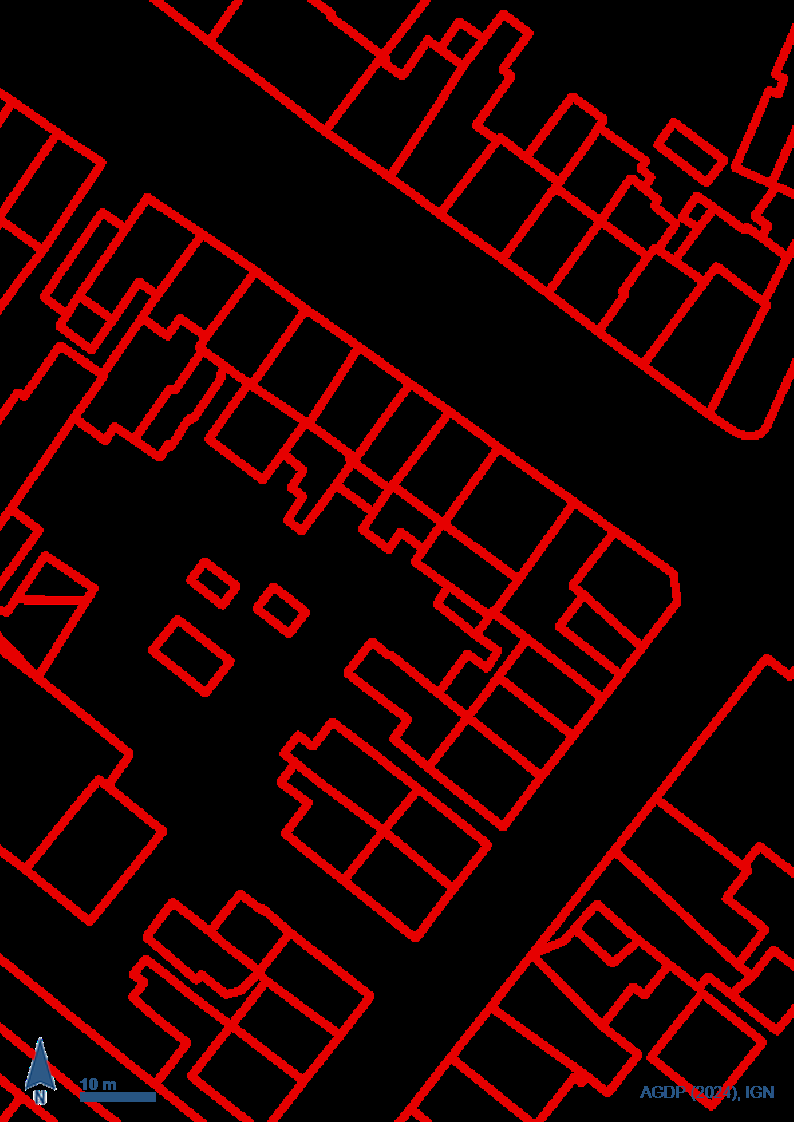
#> input picture assets/bina.png, 794 x 1122 px, found by its file name
$ python imaging.py
#> lines starting #> are read from the running program, lines starting #| are printed output that depends on the picture; after the words box and inside, x2 and y2 are one past the last pixel; in counts of white or black regions, pixels touching at a corner belong together
"""
pyKalfa / Parsel-Bina - katman renkleri: hangi piksel neye ait?

Is akisi UC gorsel alir; ucu de ayni kadastro kesitinin ayni cizim
motorundan gelen ciktilaridir ve her katman KENDI sabit rengiyle cizilir:

    bina cizgisi   -> parlak kirmizi   BGR (0, 0, ~230)
    parsel cizgisi -> koyu kirmizi     BGR (0, 0, ~115)
    parsel etiketi -> notr siyah/gri   (R ~ G ~ B)
    kuzey oku, olcek cubugu, kunye -> lacivert BGR (~131, ~85, ~39)

Bu modul "hangi renk hangi katman" bilgisini TEK yerde tutar; geometry,
scale, ocr_labels ve align hep buradan maske ister. Daha once bu ayrim
her modulde ayri esiklerle tekrarlaniyordu (bina icin grayscale esikleme +
sagolcum ayiklama, parsel icin baska bir "kirmizimsi" marji), ki bu hem
tekrar hem de tutarsizlik kaynagiydi: iki kirmizi ayni "kirmizimsi"
esigini gectigi icin `both.png` gibi IKI katmani birden iceren bir
goruntude birbirinden ayrilamiyorlardi.

## Neden HAM piksel, beyaz zemine duzlestirilmis goruntu degil

Kaynak PNG'lerde anti-alias RGB kanalina degil ALFA kanalina yazilir:
cizginin kenarindaki piksel de tam doymus renktedir (0,0,115), sadece
opakligi duser. Goruntu once beyaz zemine duzlestirilirse yari saydam bir
KOYU kirmizi piksel beyaza dogru acilir --

    alfa 0.3 -> R = 255*0.7 + 115*0.3 = 213, G = B = 255*0.7 = 178

-- yani parlak kirmizi esigini gecip "bina" sanilir. Bu yuzden katman
maskeleri her zaman HAM BGR uzerinden, alfa kanaliyla kapili olarak
uretilir. Duzlestirilmis goruntu yalnizca onizleme ve OCR icindir.
"""

from __future__ import annotations

from dataclasses import dataclass
from pathlib import Path

import cv2
import numpy as np

# Bu esigin altindaki alfa anti-alias/gurultu sayilir, katmana dahil edilmez.
ALPHA_MIN = 16

# R kanali B/G'nin en az bu kadar uzerindeyse piksel "kirmizi ailesinden"dir
# (bina ya da parsel). Lacivert sagolcumlerde bu fark negatiftir, notr
# metinde sifirdir; ikisi de bu esikle bastan disarida kalir.
RED_DOMINANCE_MIN = 40

# Kirmizi ailesi ikiye ayrilir: bina ~230, parsel ~115. Esik ortada secilir,
# iki tarafa da ~55 tonluk pay birakir -- ayni cizim motorunun ciktilarinda
# bu tonlar sabit oldugu icin fazlasiyla yeterli. (Iki cizgi kesistiginde
# aradaki anti-alias pikselleri esigin bir tarafina duser; bir piksellik bu
# belirsizlik iskeletlestirme ile zaten ortadan kalkar.)
BUILDING_RED_MIN = 170

# B kanali G/R'nin en az bu kadar uzerindeyse "lacivert sagolcum".
#
# Esik neden bu kadar dusuk: kaynak gorsellerin bir kismi (bkz.
# assets/oldversion) SEFFAF degil, acik gri bir zemine DUZLESTIRILMIS
# gelir -- yani anti-alias alfaya degil dogrudan RGB'ye yazilmistir.
# Notr bir zeminle harmanlanan bir piksel tonunu korur ama kanal farki
# alfayla dogru orantili kucululur: saf lacivertte (131, 85, 39) fark 46
# iken %30 kapaklikta ~14'e duser. 20'lik bir esik boyle bir goruntude
# olcek cubugunun govdesini kirpip yalnizca cekirdegini birakiyordu.
# 12 -> saf farkin ~1/4'u; yarisindan cok kapali her piksel iceride
# kalir, notr zemin (fark 0) ve kirmizi cizgiler (fark negatif) disarida.
BLUE_DOMINANCE_MIN = 12

# Notr (metin) piksel olcutu: kanallar birbirine bu kadar yakin ve piksel
# beyaz degil.
TEXT_NEUTRAL_TOLERANCE = 10
TEXT_MAX_BRIGHTNESS = 200


@dataclass
class LayerMasks:
    """Bir goruntunun katman maskeleri (hepsi 0/255 uint8, ayni boyutta)."""

    building: np.ndarray
    parcel: np.ndarray
    decoration: np.ndarray

    @property
    def shape(self) -> tuple[int, int]:
        return self.building.shape[:2]


def read_raw(image_path: Path) -> tuple[np.ndarray, np.ndarray]:
    """PNG'yi HAM haliyle okur: `(bgr_int16, opak_bool)`.

    Alfa kanali yoksa butun pikseller opak sayilir (duz BGR/gri girdiler
    de kabul edilsin diye)."""
    raw = cv2.imread(str(image_path), cv2.IMREAD_UNCHANGED)
#> raw is the input picture: shape (1122, 794, 4); mean B, G, R, A 0.4, 0.3, 38.2, 34.4
    if raw is None:
        raise FileNotFoundError(f"Goruntu okunamadi: {image_path}")

    if raw.ndim == 2:
        raw = cv2.cvtColor(raw, cv2.COLOR_GRAY2BGR)
    if raw.shape[2] == 4:
        return raw[:, :, :3].astype(np.int16), raw[:, :, 3] > ALPHA_MIN
    return raw.astype(np.int16), np.ones(raw.shape[:2], dtype=bool)


# [19 lines left out: function load_on_white, not called in this run]


def layer_masks(image_path: Path) -> LayerMasks:
    """Goruntunun bina/parsel/sagolcum maskelerini birlikte uretir.

    Ucu de ayni ham okumadan turedigi icin bir goruntu icin bir kez
    cagirmak yeterlidir; `both.png` gibi iki katmani birden iceren bir
    goruntude de dogru calisir -- ayrim renk tonundadir, katmanin hangi
    dosyada oldugunda degil."""
    bgr, opaque = read_raw(image_path)
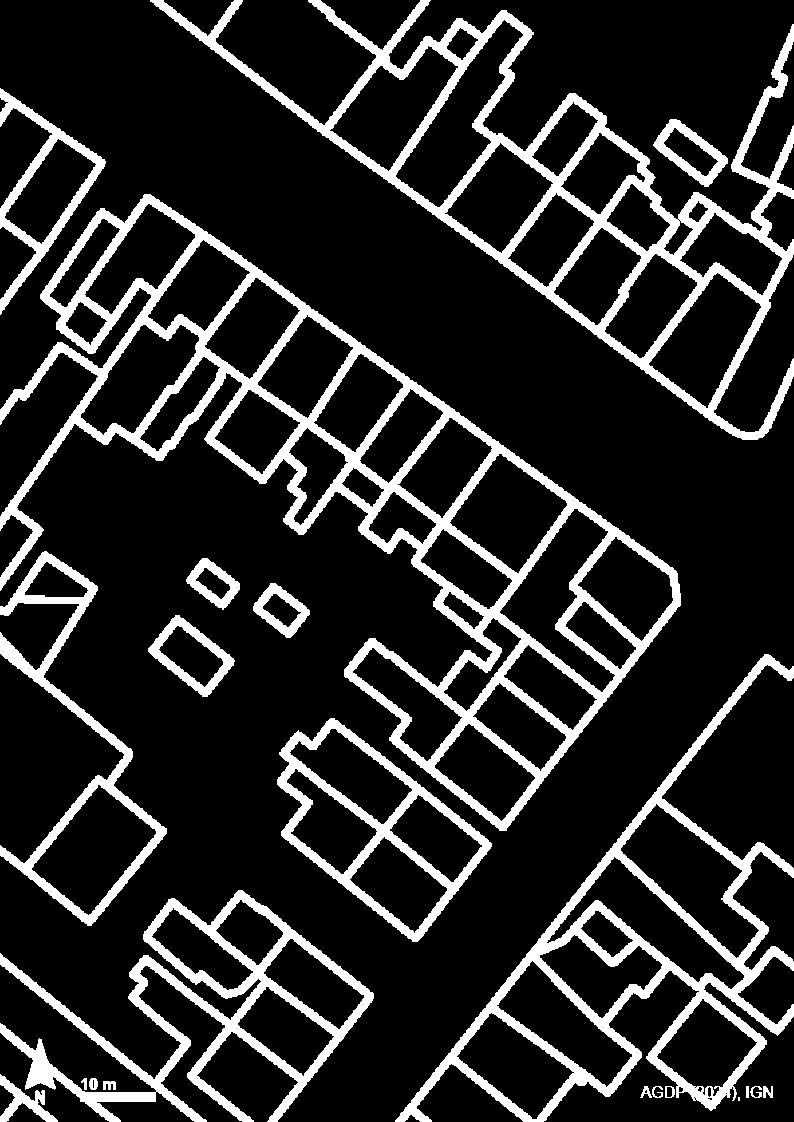
#> opaque: shape (1122, 794) bool; 16.1% white; 22 white regions (1 under 20 px), largest, box (x1, y1, x2, y2) and area: (0, 194, 681, 831) 47089, (150, 0, 794, 440) 30545, (395, 654, 794, 1122) 21930
    b, g, r = bgr[:, :, 0], bgr[:, :, 1], bgr[:, :, 2]
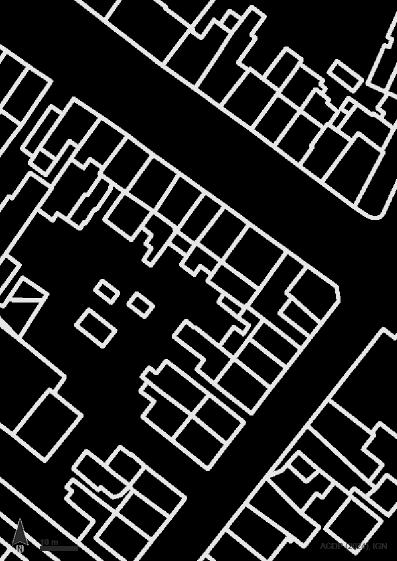
#> r: shape (1122, 794) int16 (shown at 1/2 size); min 0, max 255, mean 38.2

    red_family = opaque & ((r - np.maximum(b, g)) > RED_DOMINANCE_MIN)
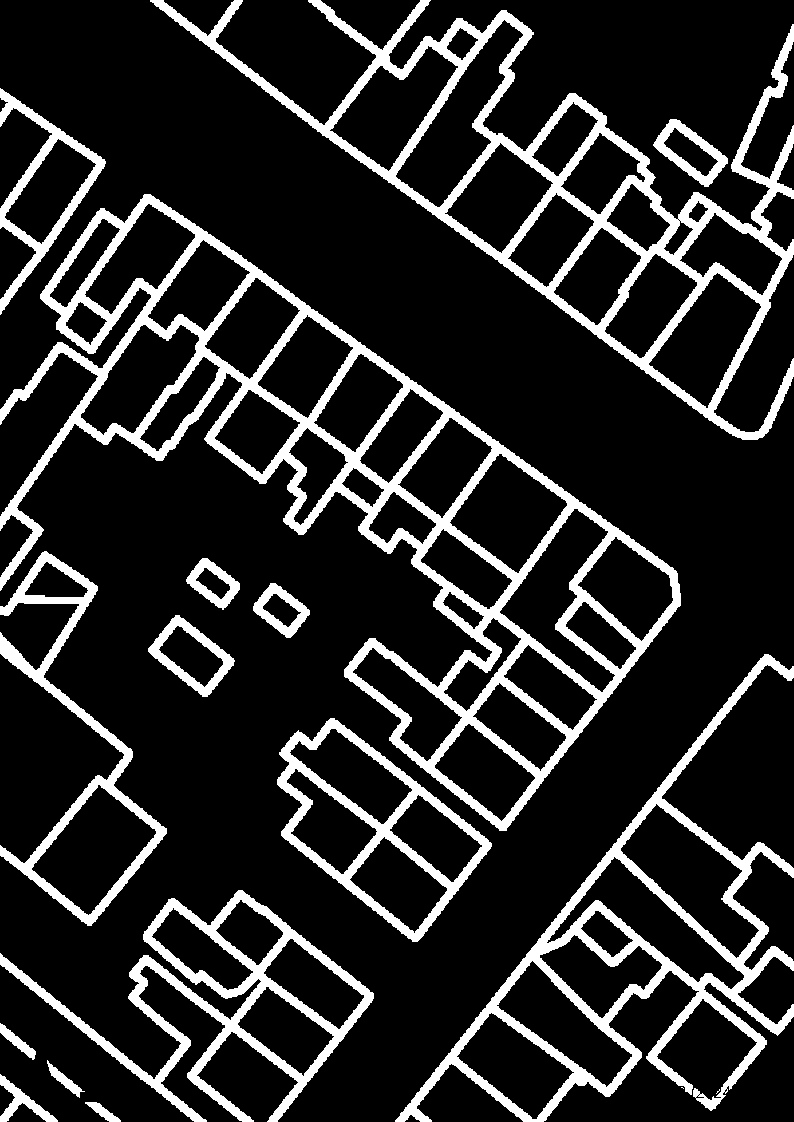
#> red_family: shape (1122, 794) bool; 15.8% white; 17 white regions (2 under 20 px), largest, box (x1, y1, x2, y2) and area: (0, 194, 681, 831) 47089, (150, 0, 794, 440) 30545, (395, 654, 794, 1122) 21621
    bluish = opaque & ((b - np.maximum(g, r)) > BLUE_DOMINANCE_MIN)
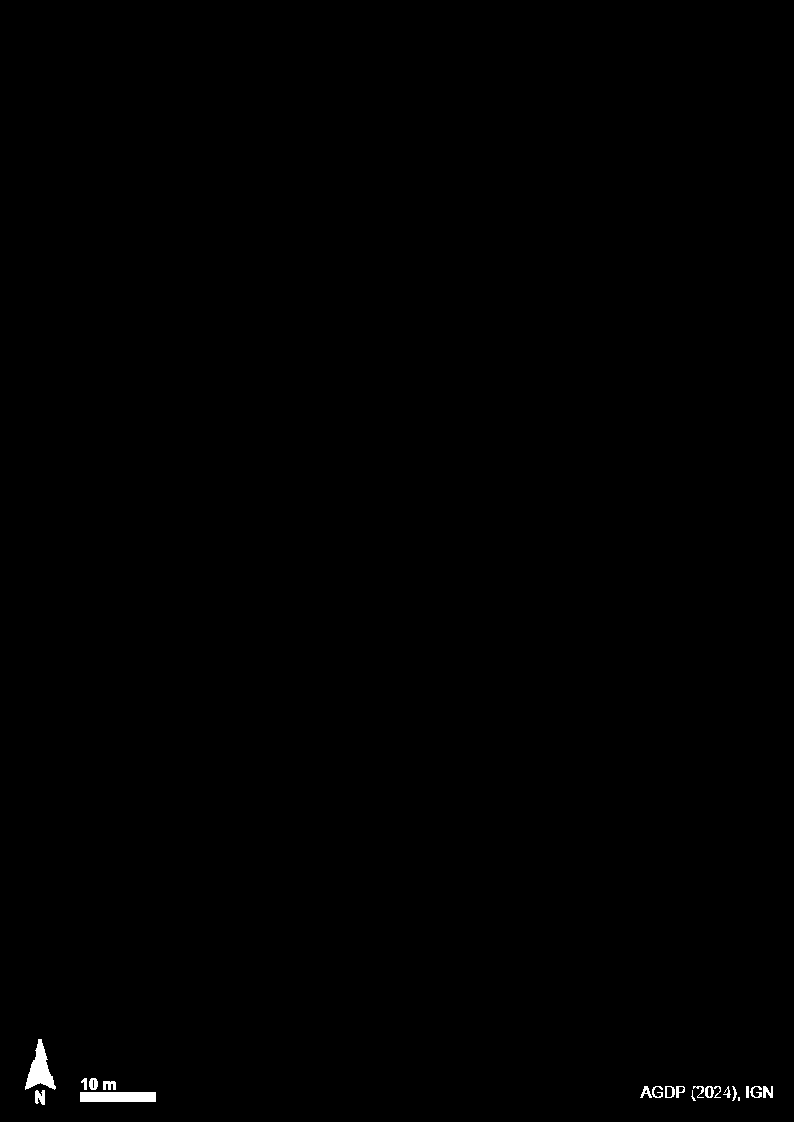
#> bluish: shape (1122, 794) bool; 0.28% white; 20 white regions (2 under 20 px), largest, box (x1, y1, x2, y2) and area: (80, 1092, 156, 1102) 760, (25, 1039, 56, 1090) 746, (35, 1090, 45, 1105) 117

    to_mask = lambda m: m.astype(np.uint8) * 255
    return LayerMasks(
        building=to_mask(red_family & (r >= BUILDING_RED_MIN)),
        parcel=to_mask(red_family & (r < BUILDING_RED_MIN)),
        decoration=to_mask(bluish),
    )


def building_mask(image_path: Path) -> np.ndarray:
    return layer_masks(image_path).building


def parcel_mask(image_path: Path) -> np.ndarray:
    return layer_masks(image_path).parcel


def decoration_mask(image_path: Path) -> np.ndarray:
    return layer_masks(image_path).decoration


# [18 lines left out: function text_image, not called in this run]


def main() -> None:
    """Tani: her goruntude hangi katmandan kac piksel var."""
    import argparse

    parser = argparse.ArgumentParser(description="Katman maskesi piksel sayimi (tani/debug amacli)")
    parser.add_argument("images", nargs="*", type=Path,
                        default=[Path("assets/bina.png"), Path("assets/parsel.png"), Path("assets/both.png")])
    args = parser.parse_args()

    for image_path in args.images:
        masks = layer_masks(image_path)
        print("{:<24} bina={:>7} parsel={:>7} sagolcum={:>6}".format(
            image_path.name,
            int((masks.building > 0).sum()),
            int((masks.parcel > 0).sum()),
            int((masks.decoration > 0).sum()),
        ))
#| bina.png                 bina= 140837 parsel=     36 sagolcum=  2513
#> pass 2 of the loop in main, `for image_path in args.images:`:
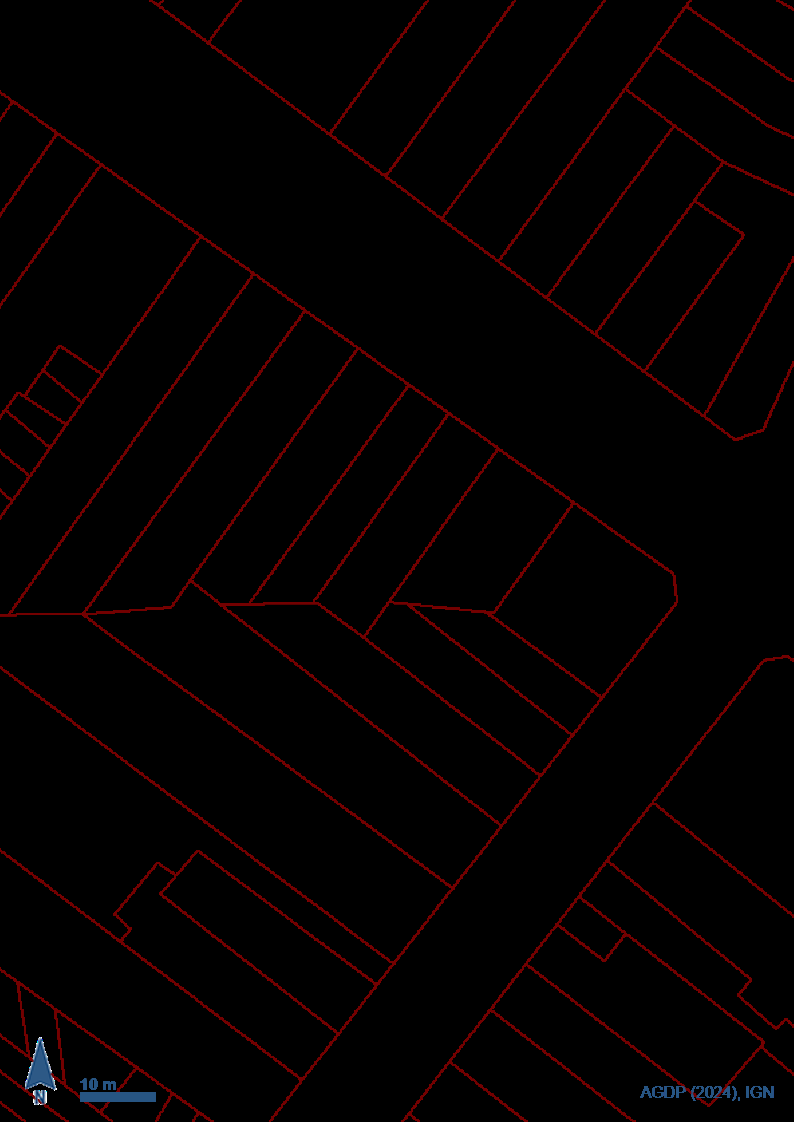
#> input picture assets/parsel.png, 794 x 1122 px, found by its file name
#> in read_raw, raw is the input picture: shape (1122, 794, 4); mean B, G, R, A 0.4, 0.3, 5.3, 6.5
#> in layer_masks (call 2), `bgr, opaque = read_raw(image_path)`:
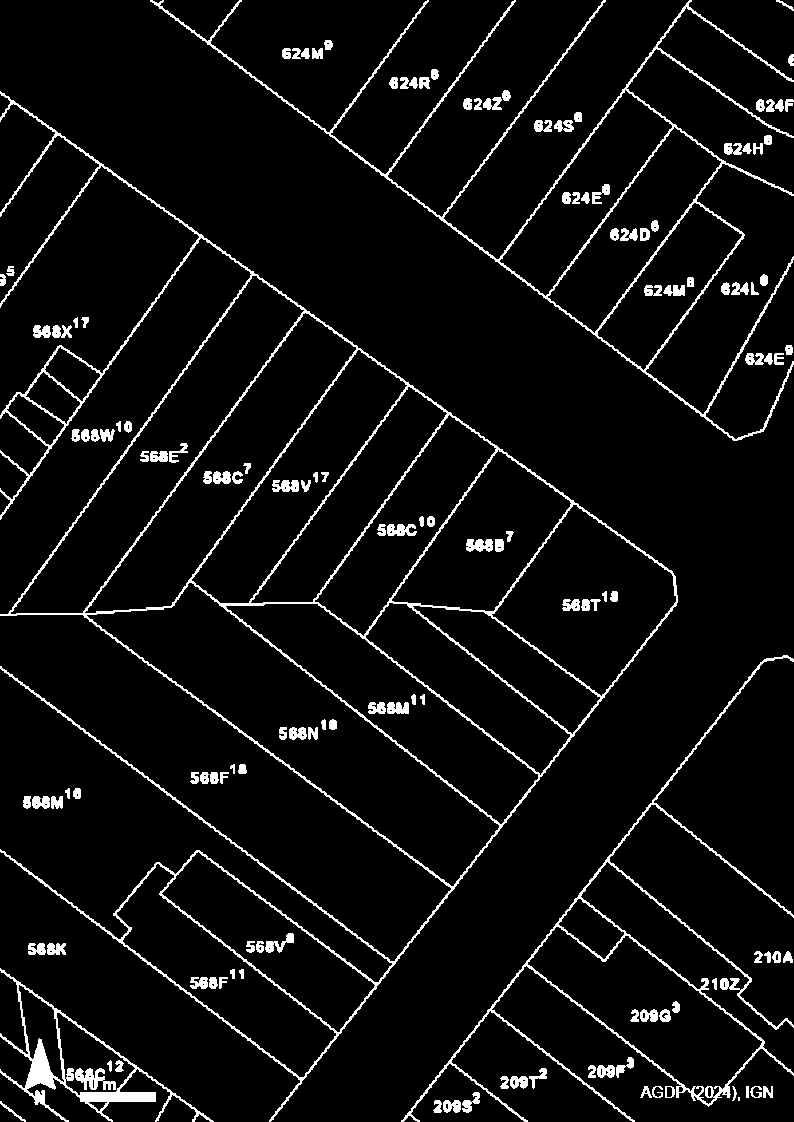
#> opaque: shape (1122, 794) bool; 5.7% white; 144 white regions (1 under 20 px), largest, box (x1, y1, x2, y2) and area: (0, 91, 678, 1122) 19717, (150, 0, 794, 441) 8088, (401, 655, 794, 1122) 5645
#> in layer_masks (call 2), `bluish = opaque & ((b - np.maximum(g, r)) > BLUE_DOMINANCE_MIN)`:
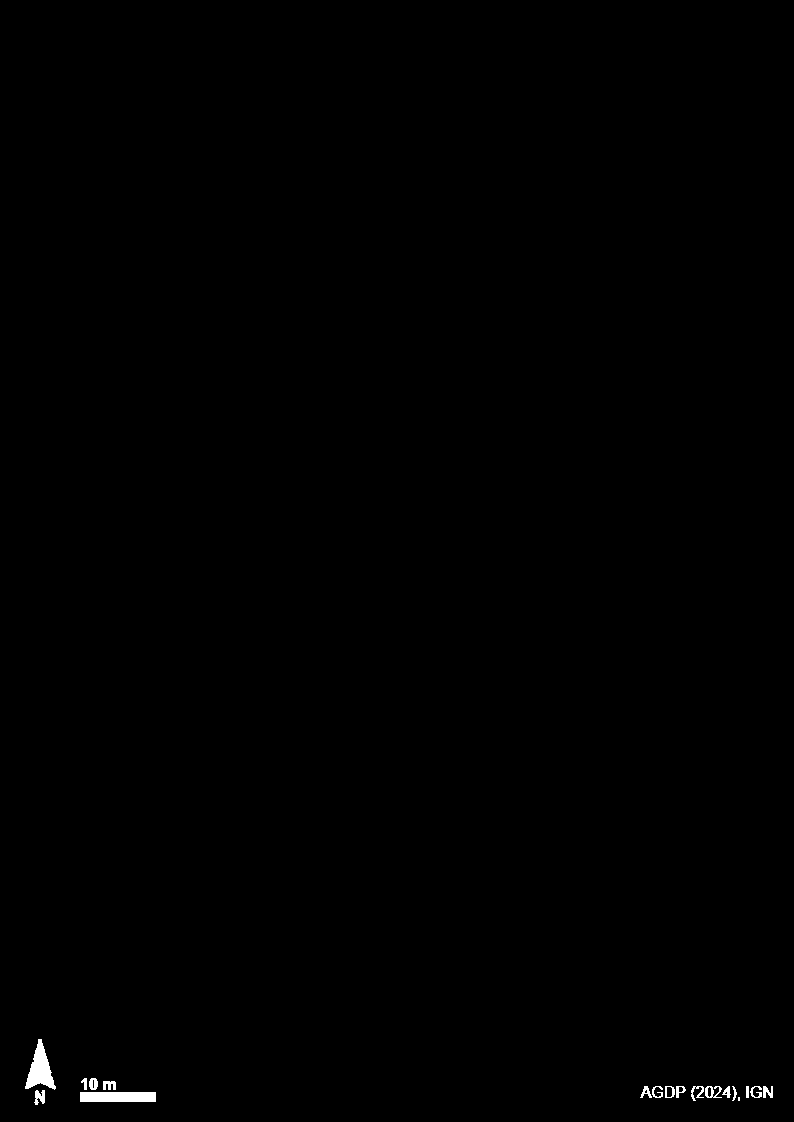
#> bluish: shape (1122, 794) bool; 0.29% white; 18 white regions (1 under 20 px), largest, box (x1, y1, x2, y2) and area: (25, 1039, 56, 1090) 781, (80, 1092, 156, 1102) 760, (34, 1090, 45, 1105) 112
#| parsel.png               bina=      0 parsel=  34781 sagolcum=  2596


if __name__ == "__main__":
    main()
